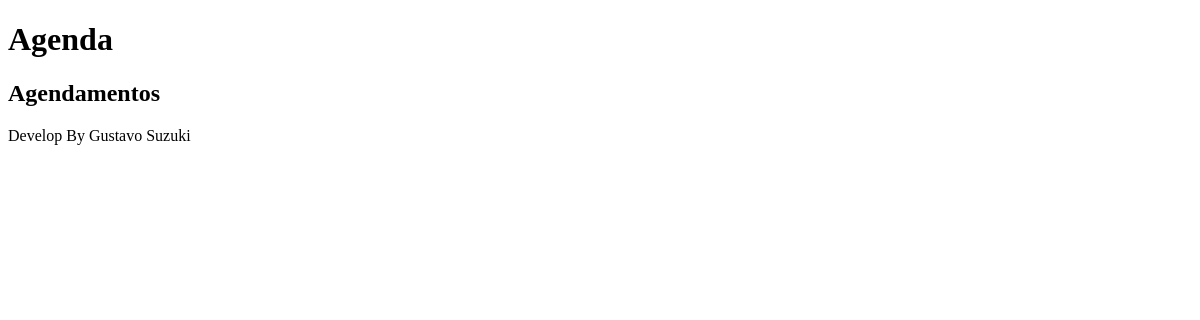
Before: /agenda/ with the older database file.
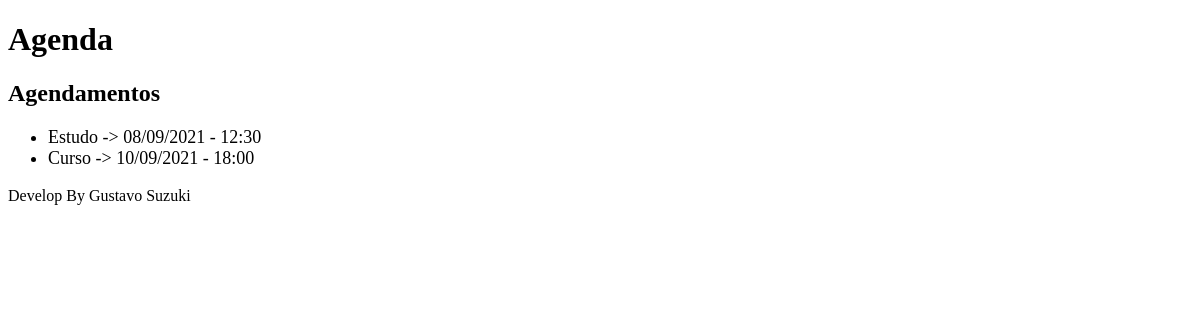
After: the same page with the newer database file.
### core/models.py (models this page shows, shortened)
class Evento(models.Model):
    titulo = models.CharField(max_length=100)
    descricao = models.TextField(blank=True, null=True)
    local = models.TextField(max_length=100)
    data_evento = models.DateTimeField(verbose_name="DATA DO EVENTO")
    data_criacao = models.DateTimeField(auto_now=True)
    usuario = models.ForeignKey(User, on_delete=models.CASCADE)
    class Meta:
        db_table = 'evento'
    def get_data_evento(self):
        return self.data_evento.strftime('%d/%m/%Y - %H:%M')

### core/views.py (the view)
# urls.py: path('agenda/', views.lista_eventos),
def lista_eventos(request):
    evento = Evento.objects.all()
    dados = {'eventos': evento}
    return render(request, 'agenda.html', dados)

### templates/agenda.html
{% extends "model-page.html" %}
{% block content %}
    <h2>Agendamentos</h2>
    <ul style="font-size: 18px">
        {% for evento in eventos %}
            <li>{{ evento.titulo }} -> {{ evento.get_data_evento }}</li>
        {% endfor %}
    </ul>
{% endblock %}

### templates/model-page.html
<!DOCTYPE html>
<html lang="en">
<head>
    {% include "model-header.html" %}
</head>
<body>
    {% block content %} {% endblock %}
    {% include "model-footer.html" %}
</body>
</html>

### templates/model-header.html (shortened to what this page needs)
    <h1>Agenda</h1>

### templates/model-footer.html
<p>Develop By Gustavo Suzuki</p>

Changed rows visible on the page:
added Evento: titulo "Estudo", get_data_evento "08/09/2021 - 12:30"
added Evento: titulo "Curso", get_data_evento "10/09/2021 - 18:00"
